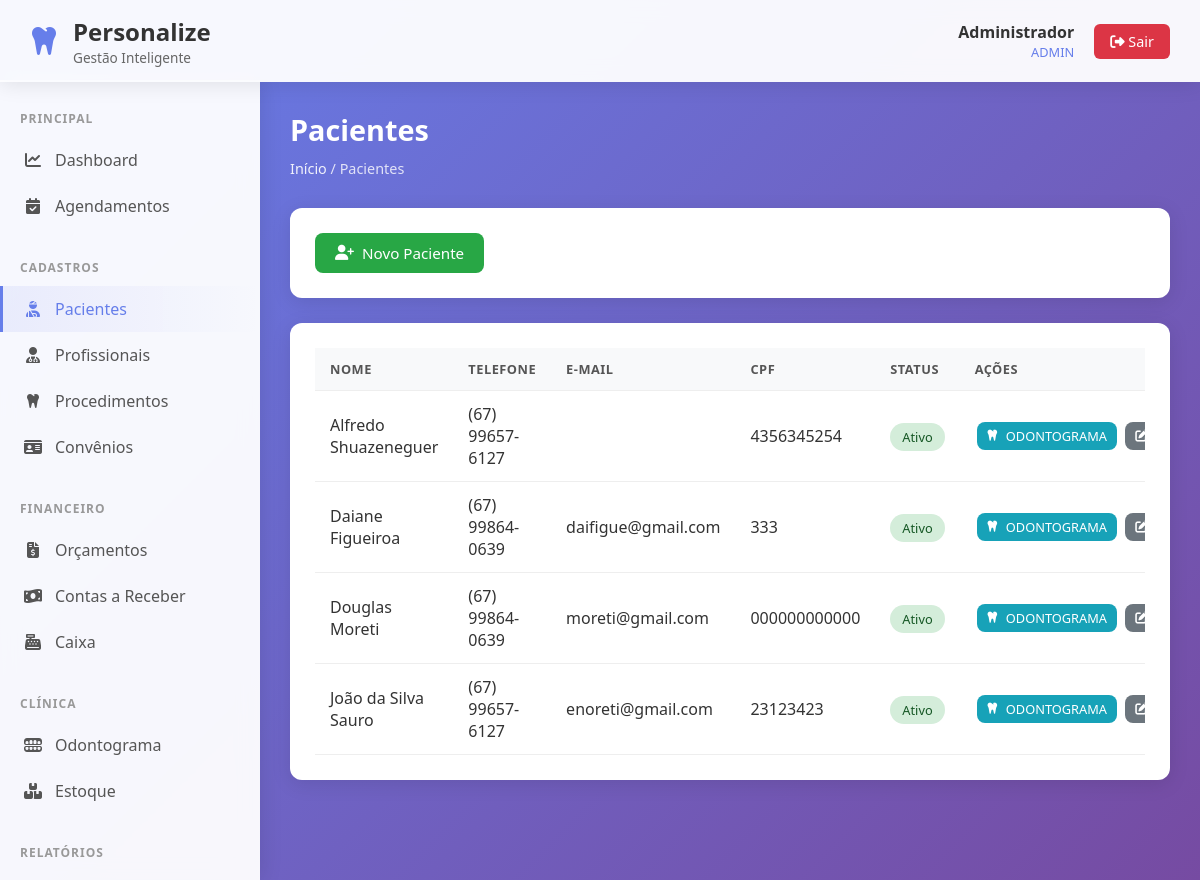
Screenshot of /pacientes/listar.php (signed in) with the database file from the repository.
### tables this page shows
CREATE TABLE pacientes (
    id INTEGER PRIMARY KEY AUTOINCREMENT,
    nome TEXT NOT NULL,
    cpf TEXT UNIQUE,
    data_nascimento DATE,
    telefone TEXT,
    email TEXT,
    endereco TEXT,
    observacoes TEXT,
    created_at DATETIME DEFAULT CURRENT_TIMESTAMP
, ativo INTEGER DEFAULT 1);

### pacientes/listar.php (the view, shortened to what this page needs)
<?php
require_once '../includes/functions.php';
require_once '../config/conexao.php';
$stmt = $db->query("SELECT * FROM pacientes ORDER BY nome");
$pacientes = $stmt->fetchAll(PDO::FETCH_ASSOC);
include '../includes/header.php';
?>
<div class="page-header">
    <h1 class="page-title">Pacientes</h1>
    <div class="breadcrumb"><a href="../dashboard/index.php">Início</a> / Pacientes</div>
</div>
<div class="card" style="margin-bottom: 25px;">
    <a href="novo.php" class="btn btn-success"><i class="fa-solid fa-user-plus"></i> Novo Paciente</a>
</div>
<div class="card">
    <div class="table-container">
        <table>
            <thead>
                <tr>
                    <th>Nome</th>
                    <th>Telefone</th>
                    <th>E-mail</th>
                    <th>CPF</th>
                    <th>Status</th>
                    <th>Ações</th>
                </tr>
            </thead>
            <tbody>
                <?php foreach ($pacientes as $p): ?>
                    <tr>
                        <td><?php echo htmlspecialchars($p['nome']); ?></td>
                        <td><?php echo mascararTelefone($p['telefone']); ?></td>
                        <td><?php echo htmlspecialchars($p['email']); ?></td>
                        <td><?php echo mascararCPF($p['cpf']); ?></td>
                        <td><?php echo statusBadge($p['ativo'] ? 'Ativo' : 'Inativo'); ?></td>
                        <td style="white-space: nowrap;">
                            <a href="../odontograma/index.php?paciente_id=<?php echo $p['id']; ?>" class="btn btn-info" style="padding: 5px 10px; font-size: 0.8rem; margin: 2px; color: white;">
                                <i class="fa-solid fa-tooth"></i> ODONTOGRAMA
                            </a>
                            <a href="editar.php?id=<?php echo $p['id']; ?>" class="btn btn-secondary" style="padding: 5px 10px; font-size: 0.8rem; margin: 2px;">
                                <i class="fa-solid fa-pen-to-square"></i> Editar
                            </a>
                        </td>
                    </tr>
                <?php endforeach; ?>
            </tbody>
        </table>
    </div>
</div>
<?php include '../includes/footer.php'; ?>

### includes/functions.php (shortened to what this page needs)
<?php
function mascararCPF($cpf) {
    $cpf = preg_replace('/\D/', '', $cpf);
    if (strlen($cpf) !== 11) return $cpf;
    return preg_replace('/(\d{3})(\d{3})(\d{3})(\d{2})/', '$1.$2.$3-$4', $cpf);
}
function mascararTelefone($telefone) {
    $telefone = preg_replace('/\D/', '', $telefone);
    if (strlen($telefone) === 11) {
        return preg_replace('/(\d{2})(\d{5})(\d{4})/', '($1) $2-$3', $telefone);
    }
    return $telefone;
}
function statusBadge($status) {
    $status = strtolower($status);
    $classes = [
        'ativo' => 'badge-success',
        'inativo' => 'badge-danger',
        'pendente' => 'badge-warning',
        'confirmado' => 'badge-info',
        'agendado' => 'badge-info',
        'concluido' => 'badge-success',
        'cancelado' => 'badge-danger',
        'pago' => 'badge-success',
        'recebido' => 'badge-success',
        'aprovado' => 'badge-success',
        'recusado' => 'badge-danger',
    ];
    $classe = $classes[$status] ?? 'badge-secondary';
    return "<span class='badge $classe'>" . ucfirst($status) . "</span>";
}

### includes/header.php (style rules this page uses)
* { margin: 0; padding: 0; box-sizing: border-box; }
body { font-family: 'Segoe UI', Tahoma, Geneva, Verdana, sans-serif; background: linear-gradient(135deg, #667eea 0%, #764ba2 100%); min-height: 100vh; color: #333; }
.page-header { margin-bottom: 30px; }
.page-title { font-size: 1.8rem; color: white; margin-bottom: 10px; }
.breadcrumb { color: rgba(255,255,255,0.8); font-size: 0.9rem; }
.breadcrumb a { color: rgba(255,255,255,0.9); text-decoration: none; }
.card { background: white; border-radius: 12px; padding: 25px; box-shadow: 0 4px 20px rgba(0,0,0,0.1); margin-bottom: 25px; }
.btn { display: inline-flex; align-items: center; gap: 8px; padding: 10px 20px; border-radius: 8px; text-decoration: none; font-weight: 500; transition: all 0.3s; border: none; cursor: pointer; font-size: 0.95rem; }
.btn-secondary { background: #6c757d; color: white; }
.btn-success { background: #28a745; color: white; }
.btn-info { background: #17a2b8; color: white; }
.table-container { overflow-x: auto; }
table { width: 100%; border-collapse: collapse; }
th, td { padding: 12px 15px; text-align: left; border-bottom: 1px solid #eee; }
th { background: #f8f9fa; font-weight: 600; color: #555; text-transform: uppercase; font-size: 0.8rem; letter-spacing: 0.5px; }
.badge { padding: 5px 12px; border-radius: 20px; font-size: 0.8rem; font-weight: 500; }
.badge-success { background: #d4edda; color: #155724; }

### rows the page displays
pacientes: nome "Alfredo Shuazeneguer", telefone "(67) 99657-6127", cpf "4356345254"
pacientes: nome "Daiane Figueiroa", telefone "(67) 99864-0639", email "daifigue@gmail.com", cpf "333"
pacientes: nome "Douglas Moreti", telefone "(67) 99864-0639", email "moreti@gmail.com", cpf "000000000000"
pacientes: nome "João da Silva Sauro", telefone "(67) 99657-6127", email "enoreti@gmail.com", cpf "23123423"

### other values shown
$usuario_nome "Administrador"
$usuario_perfil "ADMIN"
